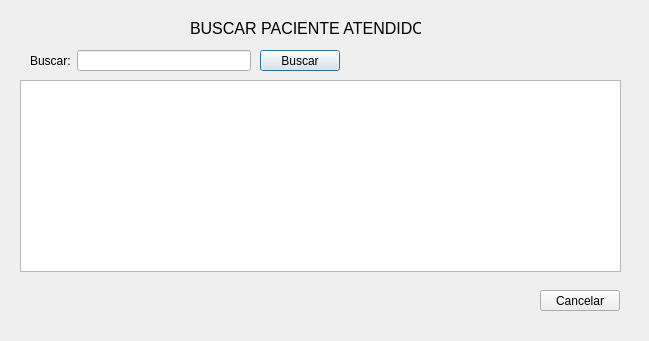
<?xml version="1.0" encoding="UTF-8"?>
<ui version="4.0">
 <class>buscarAtendidoGUI</class>
 <widget class="QDialog" name="buscarAtendidoGUI">
  <property name="geometry">
   <rect>
    <x>0</x>
    <y>0</y>
    <width>649</width>
    <height>341</height>
   </rect>
  </property>
  <property name="windowTitle">
   <string>Buscar Paciente Atendido</string>
  </property>
  <widget class="QLabel" name="label">
   <property name="geometry">
    <rect>
     <x>190</x>
     <y>20</y>
     <width>231</width>
     <height>16</height>
    </rect>
   </property>
   <property name="font">
    <font>
     <pointsize>12</pointsize>
    </font>
   </property>
   <property name="text">
    <string>BUSCAR PACIENTE ATENDIDO</string>
   </property>
  </widget>
  <widget class="QWidget" name="formLayoutWidget">
   <property name="geometry">
    <rect>
     <x>30</x>
     <y>50</y>
     <width>221</width>
     <height>21</height>
    </rect>
   </property>
   <layout class="QFormLayout" name="formLayout">
    <item row="0" column="0">
     <widget class="QLabel" name="label_2">
      <property name="text">
       <string>Buscar:</string>
      </property>
     </widget>
    </item>
    <item row="0" column="1">
     <widget class="QLineEdit" name="lineEdit"/>
    </item>
   </layout>
  </widget>
  <widget class="QPushButton" name="pushButton">
   <property name="geometry">
    <rect>
     <x>260</x>
     <y>50</y>
     <width>80</width>
     <height>21</height>
    </rect>
   </property>
   <property name="text">
    <string>Buscar</string>
   </property>
  </widget>
  <widget class="QColumnView" name="columnView">
   <property name="geometry">
    <rect>
     <x>20</x>
     <y>80</y>
     <width>601</width>
     <height>192</height>
    </rect>
   </property>
  </widget>
  <widget class="QPushButton" name="pushButton_2">
   <property name="geometry">
    <rect>
     <x>540</x>
     <y>290</y>
     <width>80</width>
     <height>21</height>
    </rect>
   </property>
   <property name="text">
    <string>Cancelar</string>
   </property>
  </widget>
 </widget>
 <resources/>
 <connections/>
</ui>
